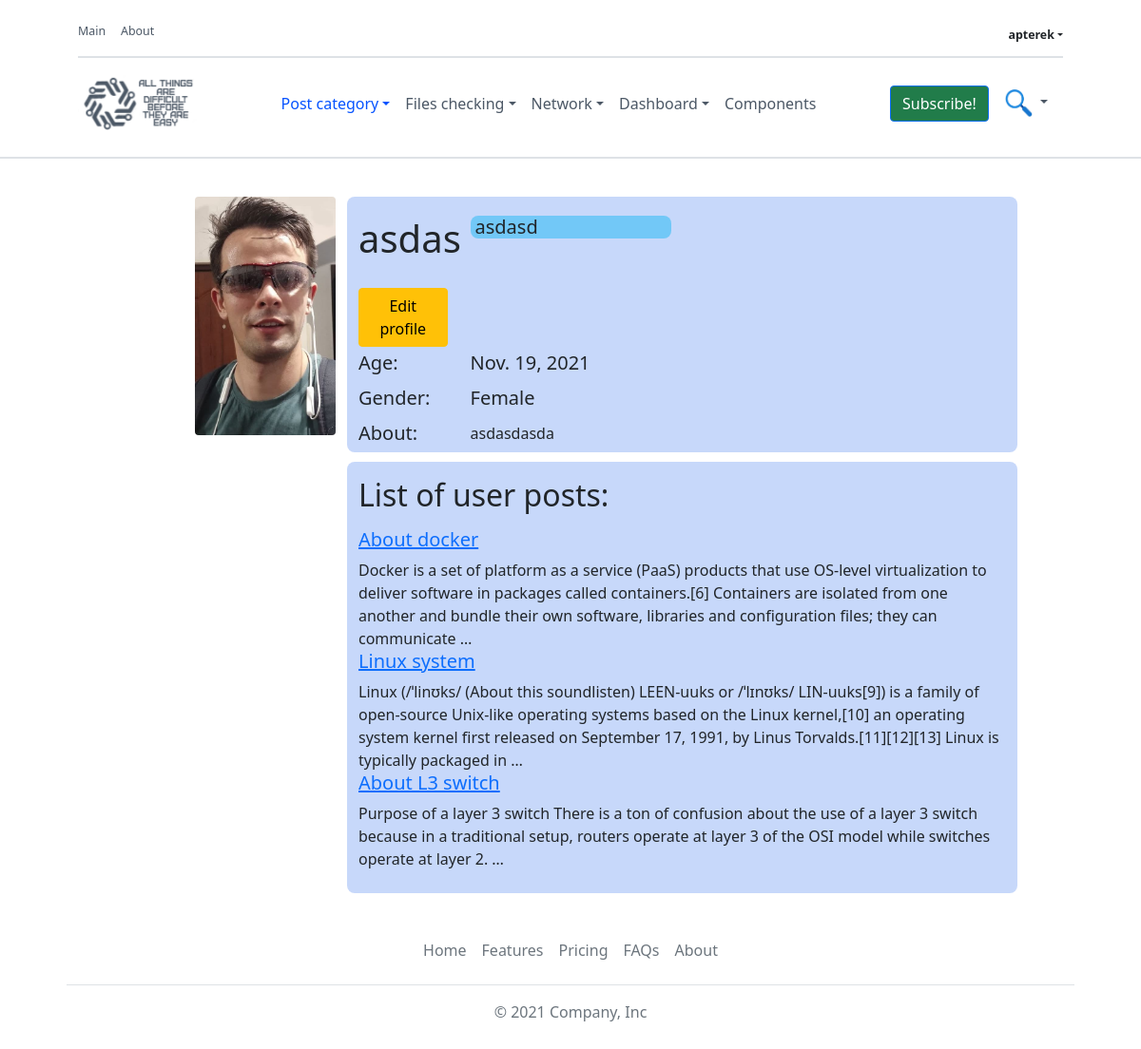
The app's page /profile/profile/ (signed in), older data.
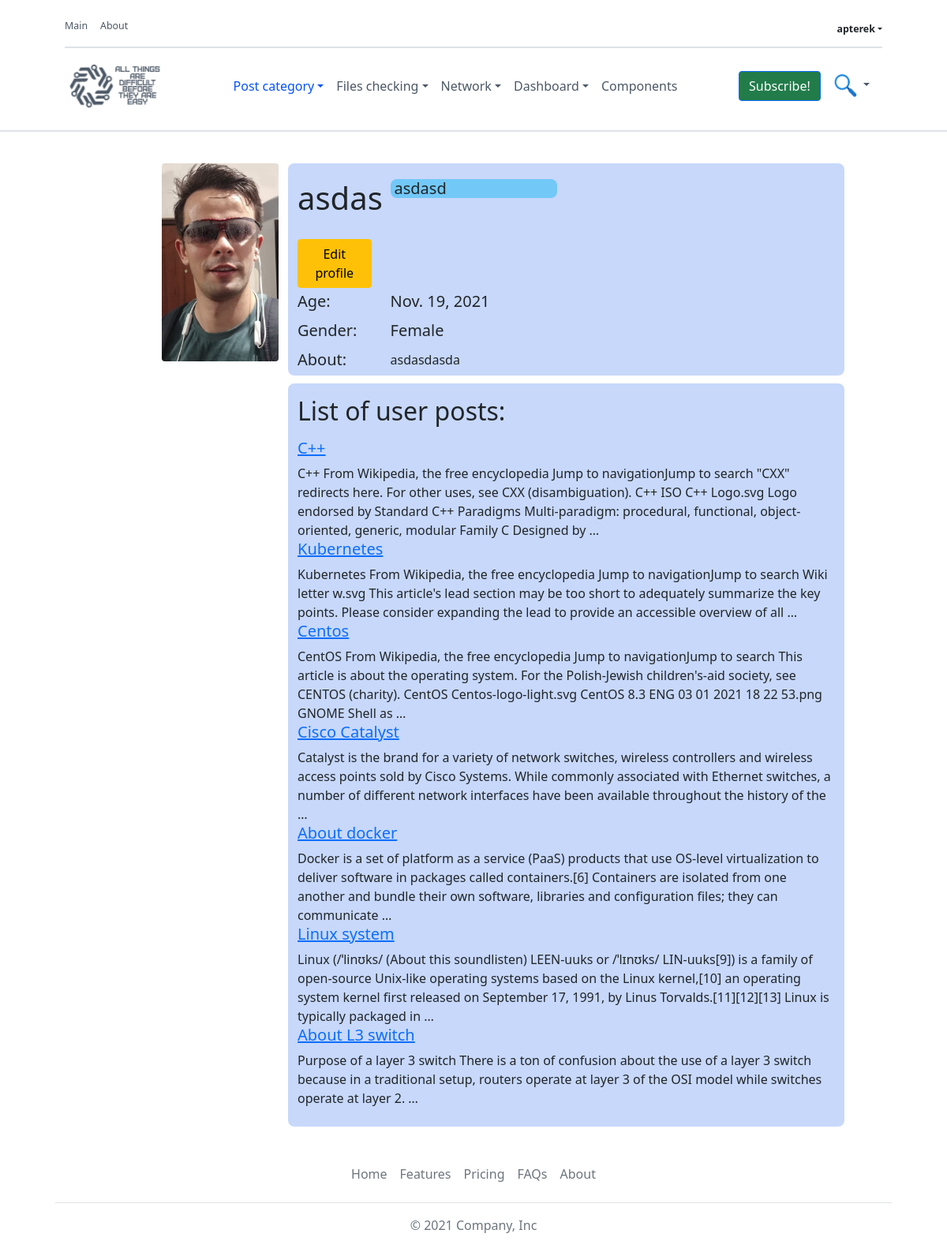
The same page, newer data.
### profiles/models.py (models this page shows, shortened)
class ProfileInformation(models.Model):
    user = models.ForeignKey(
        settings.AUTH_USER_MODEL, related_name="user_info", on_delete=models.CASCADE, blank=True, null=True
    )
    name = models.CharField(max_length=50)
    bday = models.DateField(blank=True, null=True)
    gender = models.CharField(max_length=20, choices=GENDER_SETTING, blank=True, null=True)
    about = models.TextField(max_length=2000, blank=True, null=True)
    profile_photo = models.ImageField(upload_to='profile_photo/%Y/%m/%d/', blank=True, null=True)
    status = models.CharField(max_length=40, null=True, blank=True, default="My status")
    class Meta:
        verbose_name = "Profile info"
        verbose_name_plural = "Profiles info"

### core/models.py (models this page shows, shortened)
class Post(models.Model):
    title = models.CharField(max_length=100)
    category = models.ForeignKey("Categories", on_delete=models.CASCADE)
    content = models.TextField()
    author = models.ForeignKey(settings.AUTH_USER_MODEL,
                               on_delete=models.CASCADE,
                               related_name="profiles")
    post_image = models.ImageField(upload_to='post_images/%Y/%m/%d/', blank=True, null=True)
    number_of_views = models.PositiveIntegerField(default=0)
    created_at = models.DateTimeField(auto_now_add=True, db_index=True)
    updated_at = models.DateTimeField(auto_now=True, blank=True, null=True)
    is_published = models.BooleanField(default=False)
    likes = models.PositiveIntegerField(default=0)
    class Meta:
        verbose_name = "Post"
        verbose_name_plural = "Posts"
        ordering = ['-id']

### profiles/views.py (the view)
# urls.py: path("profile/", ProfileView.as_view(), name="profile_url"),
class ProfileView(TemplateView):
    template_name = "profile/user_profile_page.html"
    def get_context_data(self, **kwargs):
        if self.request.user.is_authenticated:
            profile = user_information(self.request.user.id)
            posts = Post.objects.all().filter(author_id=self.request.user.id)
            return {"profile": profile, "posts": posts}

### profiles/services.py (called while the page is built)
def user_information(user_id: int) -> QuerySet:
    return ProfileInformation.objects.all().filter(user_id=user_id).first()

### templates/profile/user_profile_page.html
{% extends "base.html" %}
{% load crispy_forms_filters %}
{% block content %}
  {% include "header.html" %}
   <div class="border-bottom border-2 opacity-1"></div>
    <div class="container" style="padding-left: 100px;padding-right: 100px">
    <div class="container custom-container" style="margin-top: 40px;">
        <div class="row">
            <div class="col-lg-3" >
                <div class="custom_img" >
                <img class="rounded float-end" style="border-radius: 0.5rem;" src="{{ profile.profile_photo.url }}" width="70%">
                </div>
            </div>
            <div class="col-lg-9" style="background: rgba(17, 89, 234, 0.23); border-radius: 0.5rem">
                <div class="row">
                    <div class="col-sm-2"> <h1 style="margin-top: 20px">{{ profile.name }}</h1></div>
                    <div class="col-sm-4" style="margin-right: 280px;"><h5 style="margin-top: 20px;background: rgba(64,191,245,0.62);
                     border-radius: 0.5rem"><div style="margin-left: 5px">{{ profile.status }}</div></h5></div>
                    <div class="col-sm-2"><a href="{% url 'update_profile' %}"><button type="button" class="btn btn-warning"
                    style="margin-top: 20px">Edit profile</button></a></div>
                </div>
                <div class="row">
                    <div class="col-sm-2"> <h5 style="margin-top: 5px">Age:</h5></div>
                    <div class="col-sm-4"><h5 style="margin-top: 5px"> {{ profile.bday }}</h5></div>
                </div>
                <div class="row">
                    <div class="col-sm-2"> <h5 style="margin-top: 5px">Gender:</h5></div>
                    <div class="col-sm-4"><h5 style="margin-top: 5px"> {{ profile.gender }}</h5></div>
                </div>
                <div class="row">
                    <div class="col-sm-2"> <h5 style="margin-top: 5px">About:</h5></div>
                    <div class="col-sm-7 " style="margin-top: 5px;"> {{ profile.about }}</div>
                </div>
            </div>
        </div>
        <div class="row">
            <div class="col-lg-3"></div>
            <div class="col-lg-9" style="background: rgba(17, 89, 234, 0.23); border-radius: 0.5rem; margin-top: 10px">
                <p><h2>List of user posts:</h2></p>
                {% for post in posts %}
                    <div>
                    <h5><a href="{% url 'post_detail' post.title  %}"> {{ post.title }} </a></h5>
                    {{ post.content|truncatewords:40 }}
                    </div>
                {% endfor %}
            <br>
            </div>
        </div>
    </div>
      </div>
{% endblock %}

### templates/base.html (shortened to what this page needs)
<!DOCTYPE html>
<html lang="en">
{% load static %}
<head>
  <link href="https://cdn.jsdelivr.net/npm/bootstrap@5.1.1/dist/css/bootstrap.min.css" rel="stylesheet">
</head>
<body>
  {% block content %}
  {% endblock %}
  {% include "footer.html" %}
</body>
</html>

### templates/header.html (shortened to what this page needs)
{% load static %}
<div class="container" style="padding-left: 40px;padding-right: 40px;">
<header class="navbar-light navbar-sticky header-static py-1 my-1 shadow-custom">
	<div class="navbar-top d-none d-lg-block small">
		<div class="container">
			<div class="d-md-flex justify-content-between align-items-center my-2">
				<ul class="nav">
                    <li class="nav-item">
						<a class="nav-link ps-0" href="{% url 'home' %}">Main</a>
					</li>
                    <li class="nav-item">
						<a class="nav-link ps-0" href="{% url 'about' %}">About</a>
					</li>
				</ul>
				<div class="d-flex align-items-center">
					<ul class="nav">
                        {% if user.is_authenticated %}
                        <li class="nav-item">
                            <div class="dropdown">
                              <a href="#" class="d-flex align-items-center justify-content-center
                               link-dark text-decoration-none dropdown-toggle" id="dropdownUser3"
                                 data-bs-toggle="dropdown" aria-expanded="false" style="padding-top: 7px;">
                                    <strong>{{ user.username }}</strong>
                              </a>
                            </div>
                        </li>
                        {% else %}
						<li class="nav-item">
                            <a class="nav-link ps-0" href="{% url "registering" %}">Login / Join</a>
						</li>
                        {% endif %}
					</ul>
				</div>
			</div>
			<div class="border-bottom border-2" style="color: rgb(88, 92, 104)"></div>
		</div>
	</div>
	 <nav class="navbar navbar-expand-lg">
		<div class="container">
			<a class="navbar-brand media-right" style="width: 120px;" href="{% url 'home' %}">
				<img class="navbar-brand-item light-mode-item"  src="../static/logo2.png" alt="lsssas" height="70">
			</a>
			<div class="collapse navbar-collapse" id="navbarCollapse">
            {% if user.is_authenticated %}
				<ul class="navbar-nav navbar-nav-scroll mx-auto">
					<li class="nav-item dropdown">
						<a class="nav-link dropdown-toggle active" href="#" id="homeMenu" role="button" data-bs-toggle="dropdown" aria-expanded="true">Post category</a>
					</li>
					<li class="nav-item dropdown dropdown-fullwidth">
						<a class="nav-link dropdown-toggle" href="#" id="megaMenu" data-bs-toggle="dropdown" aria-haspopup="true" aria-expanded="false">Files checking</a>
					</li>
					<li class="nav-item dropdown">
						<a class="nav-link dropdown-toggle" href="#" id="pagesMenu" data-bs-toggle="dropdown" aria-haspopup="true" aria-expanded="false">Network</a>
					</li>
					<li class="nav-item dropdown">
						<a class="nav-link dropdown-toggle" href="#" id="postMenu" data-bs-toggle="dropdown" aria-haspopup="true" aria-expanded="false">Dashboard</a>
					</li>
					<li class="nav-item">	<a class="nav-link" href="#">Components</a></li>
				</ul>
                {% endif %}
			</div>
			<div class="nav flex-nowrap align-items-center">
				<div class="nav-item d-none d-md-block">
                    <button type="button" class="btn btn-primary" data-bs-toggle="modal" data-bs-target="#exampleModal"
                            data-bs-whatever="@getbootstrap" style="background-color: #217c4a;">Subscribe!</button>
				</div>
				<div class="nav-item dropdown dropdown-toggle-icon-none nav-search">
					<a class="nav-link dropdown-toggle" role="button" id="navSearch" data-bs-toggle="dropdown" aria-expanded="false">
						<img src="../static/search_img.png" style="width: 30px">
					</a>
				</div>
			</div>
		</div>
	</nav>
</header>
</div>

### templates/footer.html
<div class="container" style="padding-left: 40px;padding-right: 40px;">
<footer class="py-3 my-4">
    <ul class="nav justify-content-center border-bottom pb-3 mb-3">
      <li class="nav-item"><a href="{% url 'home' %}" class="nav-link px-2 text-muted">Home</a></li>
      <li class="nav-item"><a href="#" class="nav-link px-2 text-muted">Features</a></li>
      <li class="nav-item"><a href="#" class="nav-link px-2 text-muted">Pricing</a></li>
      <li class="nav-item"><a href="#" class="nav-link px-2 text-muted">FAQs</a></li>
      <li class="nav-item"><a href="#" class="nav-link px-2 text-muted">About</a></li>
    </ul>
    <p class="text-center text-muted">© 2021 Company, Inc</p>
</footer>
</div>

### templates/header.html (style rules this page uses)
.nav-link { color: #4c5866; }
.navbar-light .navbar-nav .nav-link { color: #4c5866; }
.navbar-light .navbar-nav .nav-link.active { color: #0653ff; }
.small, small { font-size: .775em; }
.shadow-custom { box-shadow: #FBD603; }

Row changes from the older to the newer data that the page shows:
added Post: title "C++", content "C++ From Wikipedia, the free encyclopedia Jump to navigationJump to search \"CXX\" redirects here. For other uses, see CXX (disambiguation). C++ ISO C++ Logo.svg Logo endorsed by Standard C++ Paradigms Multi-paradigm: procedural, functional, object-oriented, generic, modular Family C Designed by …"
added Post: title "Kubernetes", content "Kubernetes From Wikipedia, the free encyclopedia Jump to navigationJump to search Wiki letter w.svg This article's lead section may be too short to adequately summarize the key points. Please consider expanding the lead to provide an accessible overview of all …"
added Post: title "Centos", content "CentOS From Wikipedia, the free encyclopedia Jump to navigationJump to search This article is about the operating system. For the Polish-Jewish children's-aid society, see CENTOS (charity). CentOS Centos-logo-light.svg CentOS 8.3 ENG 03 01 2021 18 22 53.png GNOME Shell as …"
added Post: title "Cisco Catalyst", content "Catalyst is the brand for a variety of network switches, wireless controllers and wireless access points sold by Cisco Systems. While commonly associated with Ethernet switches, a number of different network interfaces have been available throughout the history of the …"
